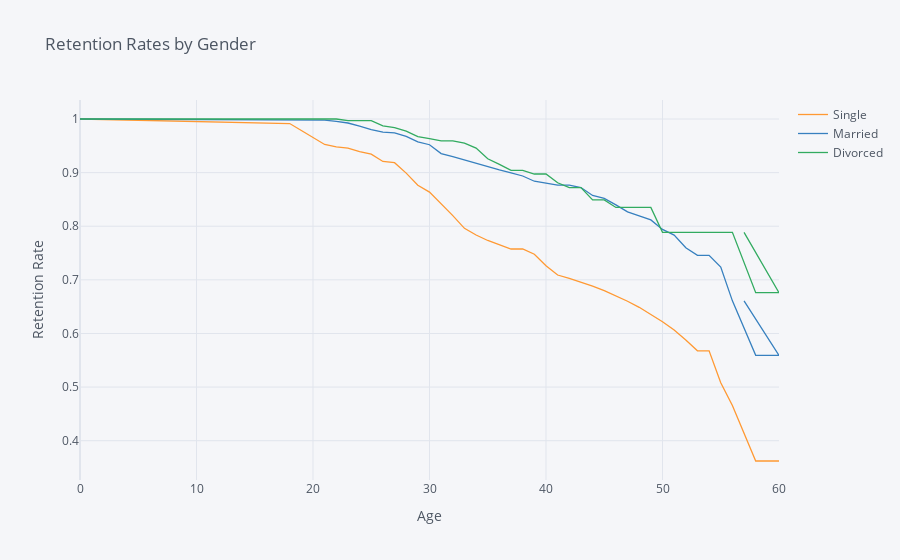

The code cell stored with this chart in its notebook:
### Markdown cell above
## 5. Let's also look at the marital status curves by employee age. Generate and plot the survival curves showing retention rates by marital status and age.

### Code cell
rates = survival(data, 'MaritalStatus', 'Age', 'Attrition')

rates.iplot(kind='line', xTitle='Age', yTitle='Retention Rate',
            title='Retention Rates by Gender')

### Figure 1 — Plotly figure (JSON) as saved in the notebook; plotly's stock layout.template omitted (floating-point values rounded to 4 significant figures)
{"data": [{"line": {"color": "rgba(255, 153, 51, 1.0)", "dash": "solid", "shape": "linear", "width": 1.3}, "mode": "lines", "name": "Single", "text": "", "type": "scatter", "x": [0, 18, 19, 20, 21, 22, 23, 24, 25, 26, 27, 28, 29, 30, 31, 32, 33, 34, 35, 36, 37, 38, 39, 40, 41, 42, 43, 44, 45, 46, 47, 48, 49, 50, 51, 52, 53, 54, 55, 56, 58, 59, 60, 57], "y": [1, 0.9915, 0.9786, 0.9657, 0.9525, 0.9481, 0.9459, 0.9391, 0.9346, 0.9208, 0.9185, 0.899, 0.8765, 0.8636, 0.8421, 0.8198, 0.7961, 0.7837, 0.7734, 0.7659, 0.7575, 0.7575, 0.7477, 0.7263, 0.709, 0.7027, 0.6957, 0.6882, 0.6799, 0.6705, 0.6601, 0.6488, 0.636, 0.6219, 0.6064, 0.588, 0.5677, 0.5677, 0.508, 0.4656, 0.3622, 0.3622, 0.3622, ""]}, {"line": {"color": "rgba(55, 128, 191, 1.0)", "dash": "solid", "shape": "linear", "width": 1.3}, "mode": "lines", "name": "Married", "text": "", "type": "scatter", "x": [0, 18, 19, 20, 21, 22, 23, 24, 25, 26, 27, 28, 29, 30, 31, 32, 33, 34, 35, 36, 37, 38, 39, 40, 41, 42, 43, 44, 45, 46, 47, 48, 49, 50, 51, 52, 53, 54, 55, 56, 58, 59, 60, 57], "y": [1, 0.9978, 0.9978, 0.9978, 0.9978, 0.9955, 0.9925, 0.9865, 0.9804, 0.9757, 0.9741, 0.9675, 0.9573, 0.952, 0.9355, 0.9297, 0.9235, 0.9171, 0.9103, 0.9052, 0.8996, 0.8937, 0.884, 0.8805, 0.8766, 0.8766, 0.8721, 0.8574, 0.8521, 0.8399, 0.8267, 0.8195, 0.8118, 0.7941, 0.7835, 0.7598, 0.7457, 0.7457, 0.7238, 0.6608, 0.5592, 0.5592, 0.5592, 0.6608]}, {"line": {"color": "rgba(50, 171, 96, 1.0)", "dash": "solid", "shape": "linear", "width": 1.3}, "mode": "lines", "name": "Divorced", "text": "", "type": "scatter", "x": [0, 18, 19, 20, 21, 22, 23, 24, 25, 26, 27, 28, 29, 30, 31, 32, 33, 34, 35, 36, 37, 38, 39, 40, 41, 42, 43, 44, 45, 46, 47, 48, 49, 50, 51, 52, 53, 54, 55, 56, 58, 59, 60, 57], "y": [1, 1, 1, 1, 1, 1, 0.9969, 0.9969, 0.9969, 0.9873, 0.9841, 0.9774, 0.967, 0.9633, 0.9594, 0.9594, 0.955, 0.9458, 0.9258, 0.9153, 0.9041, 0.9041, 0.8974, 0.8974, 0.8811, 0.8719, 0.8719, 0.849, 0.849, 0.8351, 0.8351, 0.8351, 0.8351, 0.7887, 0.7887, 0.7887, 0.7887, 0.7887, 0.7887, 0.7887, 0.676, 0.676, 0.676, 0.7887]}], "layout": {"legend": {"bgcolor": "#F5F6F9", "font": {"color": "#4D5663"}}, "paper_bgcolor": "#F5F6F9", "plot_bgcolor": "#F5F6F9", "title": {"font": {"color": "#4D5663"}, "text": "Retention Rates by Gender"}, "xaxis": {"gridcolor": "#E1E5ED", "showgrid": true, "tickfont": {"color": "#4D5663"}, "title": {"font": {"color": "#4D5663"}, "text": "Age"}, "zerolinecolor": "#E1E5ED"}, "yaxis": {"gridcolor": "#E1E5ED", "showgrid": true, "tickfont": {"color": "#4D5663"}, "title": {"font": {"color": "#4D5663"}, "text": "Retention Rate"}, "zerolinecolor": "#E1E5ED"}}}
